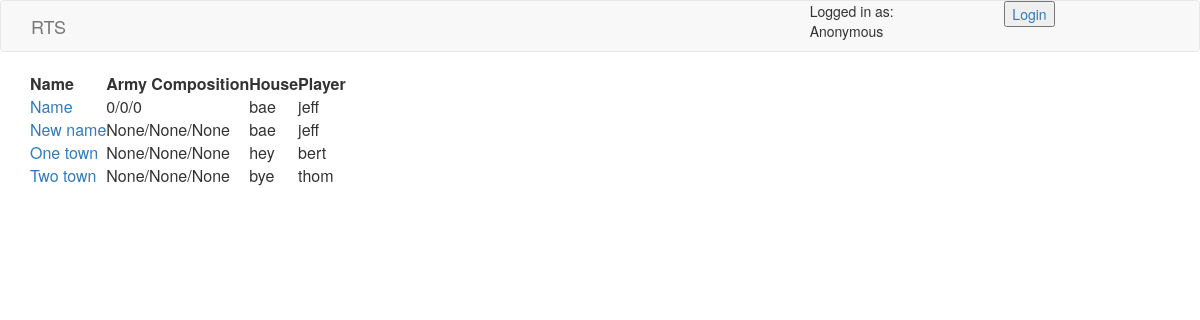
The page /rts/towns/ on the database its author committed.
### app/RTS/models/town.py (models this page shows, shortened)
class Town(db.Model):
    __tablename__ = "RtsTown"
    id = db.Column(db.Integer, primary_key = True)
    player_id = db.Column(db.Integer, db.ForeignKey("RtsPlayer.id"))
    player = db.relationship('Player', foreign_keys = [player_id])
    name = db.Column(db.String(120))
    knights = db.Column(db.Integer)
    cavalry = db.Column(db.Integer)
    pikemen = db.Column(db.Integer)
    lumber_mill = db.Column(db.Integer)
    gold_mine = db.Column(db.Integer)
    farm = db.Column(db.Integer)
    barracks = db.Column(db.Integer)
    wall = db.Column(db.Integer)
    quarry = db.Column(db.Integer)
    gold = db.Column(db.Integer)
    wood = db.Column(db.Integer)
    food = db.Column(db.Integer)
    iron = db.Column(db.Integer)
    upgrade = db.Column(db.String)
    upgrade_time_done = db.Column(db.DateTime)

### app/RTS/models/player.py (models this page shows, shortened)
class Player(db.Model):
    __tablename__ = "RtsPlayer"
    id = db.Column(db.Integer, db.ForeignKey("AuthUser.id"), primary_key = True)
    user = db.relationship('User', foreign_keys = [id])
    house = db.Column(db.String)
    towns = db.relationship('Town', backref='RtsPlayer', lazy='dynamic')

### app/auth/models/user.py (models this page shows, shortened)
class User(db.Model):
    __tablename__ = "AuthUser"
    id = db.Column(db.Integer, primary_key = True)
    username = db.Column(db.String(120), unique=True)
    password = db.Column(db.LargeBinary())
    dogecoins = db.Column(db.Integer, default=0)

### app/RTS/views.py (the view)
@rts.route('/towns/')
def all_towns():
    return render_template('views/all_towns_view.html', towns = Town.query.all(), user=current_user())

### app/RTS/helpers.py (called while the page is built)
def current_user():
    if "user_id" in session:
        return User.query.filter_by(id=session["user_id"]).first()
    else:
        return None

### app/RTS/templates/views/all_towns_view.html
{% extends 'base.html' %}
{% block content %}
    <table>
        <tr>
            <th>Name</th>
            <th>Army Composition</th>
            <th>House</th>
            <th>Player</th>
        </tr>
    {% for town in towns %}
        <tr>
            <td><a href='/rts/town/{{town.id}}'>{{town.name}}</a></td>
            <td>{{town.knights}}/{{town.cavalry}}/{{town.pikemen}}</td>
            <td>{{town.player.house}}</td>
            <td>{{town.player.user.username}}</td>
        </tr>
    {% endfor %}
    </table>
{% endblock %}

### app/RTS/templates/base.html (shortened to what this page needs)
<html>
    <head>
        <link href="https://maxcdn.bootstrapcdn.com/bootstrap/3.3.7/css/bootstrap.min.css" rel="stylesheet">
    </head>
    <body>
        {% include 'navbar.html' %}
        <div class='container'>
        {% block content %}{% endblock %}
        </div>
    </body>
</html>

### app/RTS/templates/navbar.html (shortened to what this page needs)
<nav class="navbar navbar-default">
    <div class="container-fluid">
        <div class="navbar-header col-xs-1">
            <a class="navbar-brand" href="/rts">RTS</a>
        </div>
        <div class='col-xs-2 pull-right'>
            {% if not user %}
                <a href='/auth/login'><input type='button' value='Login'></a>
            {% else %}
                <a href='/auth/logout'><input type='button' value='Logout'></a>
            {% endif %}
        </div>
        <div class="col-xs-2 pull-right">
            <div>Logged in as:</div>
            <div>{{user.username if user else 'Anonymous'}}</div>
        </div>
    </div>
</nav>

### rows shown on the page
Town: name "Name", knights "0", cavalry "0", pikemen "0", player.house "bae", player.user.username "jeff"
Town: name "New name", knights "None", cavalry "None", pikemen "None", player.house "bae", player.user.username "jeff"
Town: name "One town", knights "None", cavalry "None", pikemen "None", player.house "hey", player.user.username "bert"
Town: name "Two town", knights "None", cavalry "None", pikemen "None", player.house "bye", player.user.username "thom"

### other values the page prints
{{ user.username if user else 'Anonymous' }} "Anonymous"
